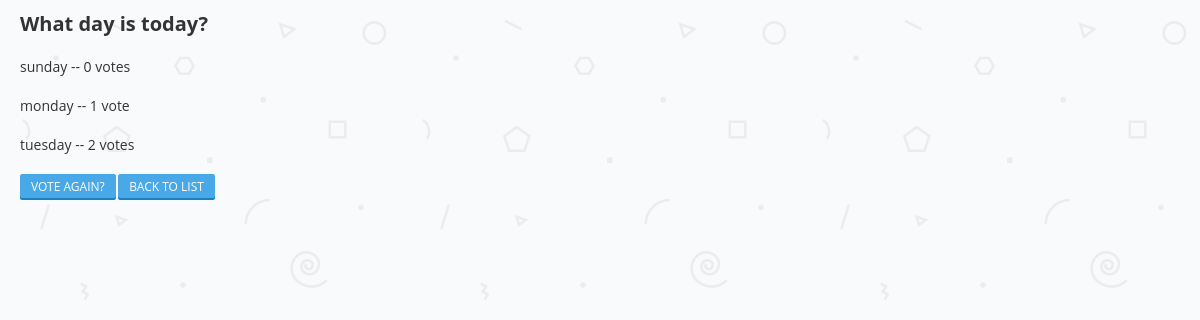
The app's page /polls/2/results/ with its own data.
### polls/models.py (models this page shows, shortened)
class Poll(models.Model):
    question = models.CharField(max_length = 200)
    pub_date = models.DateTimeField('date published')
    def was_published_recently(self):
        now = timezone.now()
        return now - datetime.timedelta(days = 1) <= self.pub_date <= now
    was_published_recently.admin_order_field = 'pub_date'
    was_published_recently.boolean = True
    was_published_recently.short_description = 'Published recently?'

class Choice(models.Model):
    poll = models.ForeignKey(Poll)
    choice_text = models.CharField(max_length = 200)
    votes = models.IntegerField(default = 0)

### polls/views.py (the view)
# urls.py: url(r'^(?P<pk>\d+)/results/$', views.ResultsView.as_view(), name = 'results'),
class ResultsView(generic.DetailView):
    template_name = 'polls/results.html'
    model = Poll
    def get_queryset(self):
        return Poll.objects.filter(pub_date__lte = timezone.now())

### polls/templates/polls/results.html
{% load staticfiles %}
<link rel="stylesheet" href="{% static 'polls/styles.css' %}">
<div class="wrapper">
    <div class="list">
        <h1 class="list-header">{{ poll.question }}</h1>
        <ul class="list-container">
            {% for choice in poll.choice_set.all %}
                <li class="list-item">{{ choice.choice_text }} -- {{ choice.votes }} vote{{ choice.votes | pluralize }}</li>
            {% endfor %}
        </ul>
        <div class="list-actions">
            <a href="{% url 'polls:detail' poll.id %}" class="button list-button">Vote again?</a>
            <a href="{% url 'polls:index' %}" class="button list-button">Back to List</a>
        </div>
    </div>
</div>

### polls/static/polls/styles.css (style rules this page uses)
*, *:before, *:after { margin: 0; padding: 0; -webkit-box-sizing: border-box; -moz-box-sizing: border-box; box-sizing: border-box; }
h1 { font-size: 2rem; }
.wrapper { padding: 10px; }
.list-header { margin: 0 0 10px 10px; }
.list-container { list-style: none; font-size: 1.4rem; color: #333333; }
.list-container > * { display: block; }
.list-item { display: block; padding: 10px; border-radius: 3px; }
.list-actions { margin: 10px 0 0 10px; }
.button { display: inline-block; font: normal 1.2rem/1 "Open Sans", "Ubuntu Mono"; text-transform: uppercase; color: #ffffff; padding: 6px 10px 4px 10px; background-color: #49A8E7; border: 1px solid #49A8E7; border-radius: 2px; box-shadow: 0 2px 0 #1A81C5; position: relative; outline: none; cursor: pointer; }
a.button { text-decoration: none; }

### records on screen
Poll: question "What day is today?"
Choice: choice_text "sunday", votes "0", votes|pluralize "s"
Choice: choice_text "monday", votes "1"
Choice: choice_text "tuesday", votes "2", votes|pluralize "s"
